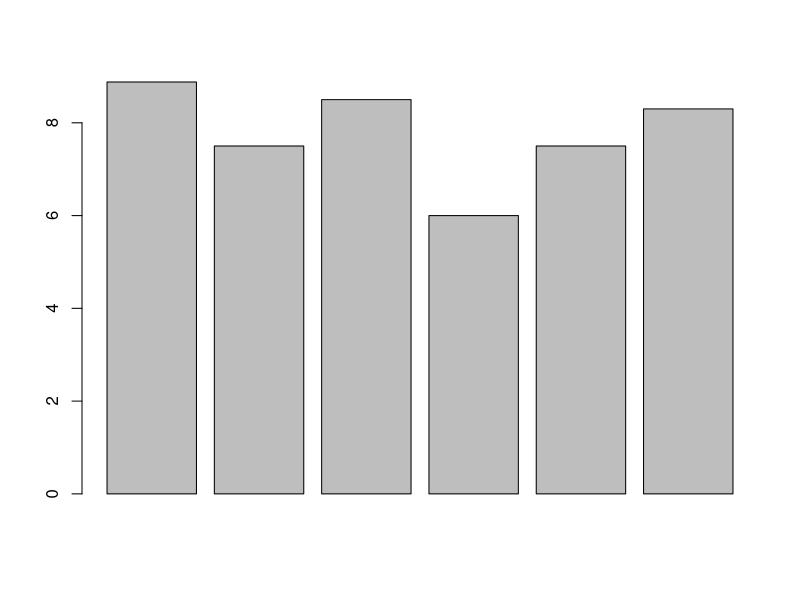
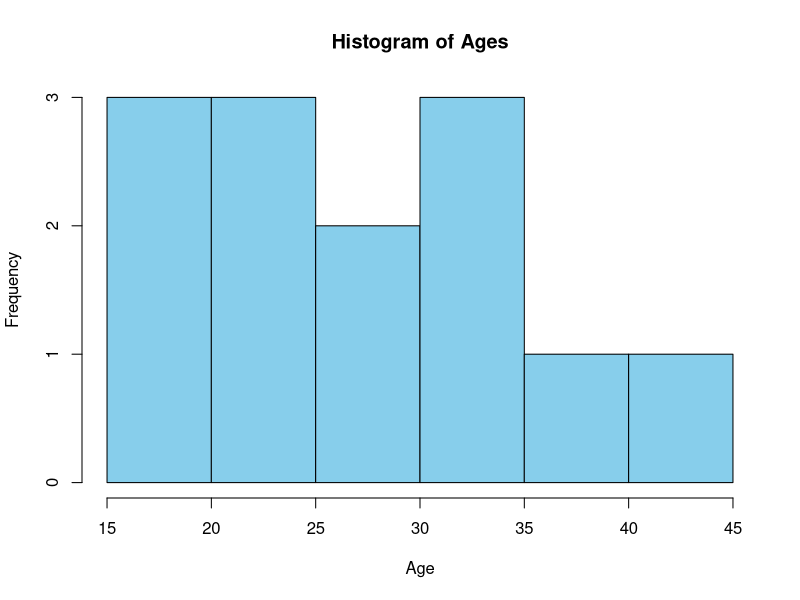

Reproduce these figures in R, in order.
DataFrame = data.frame(
  Sno = c(1:4),
  names = c("Aashish", "Preeti", "Aarav", "Kenish"),
  age = c(22, 20, 5, 1)
)
DataFrame

classData = data.frame(
  Sno = c(1:6),
  name = c("Aashish", "Nandani", "Sai", "Nair", "Kishor", "Lahri"),
  pinNo = c(571, 572, 573, 574, 575, 576),
  gpa = c(8.88, 7.5, 8.5, 6.0, 7.5, 8.3)
)
classData
barplot(classData$gpa)
print(mean(classData$gpa))
summary(classData)
classData[3]
classData[["name"]]
length(classData)

examData = data.frame(
  Sno = c(1:6),
  name = c("Aashish", "Nandani", "Sai", "Nair", "Kishor", "Lahri"),
  pinNo = c(571, 572, 573, 574, 575, 576),
  mid1 = c(26, 28, 30, 20, 27, 29),
  mid2 = c(27, 22, 30, 23, 29, 29),
  finalGPA = c(8.88, 7.5, 8.5, 6.0, 7.5, 8.3)
)
examData
summary(examData)

classData = data.frame(
  Sno = c(1:6),
  name = c("Aashish", "Sai", "Nandu", "Nair", "Kishor", "Lahri"),
  pinNo = c(571, 573, 572, 574, 575, 576),
  gpa = c(8.88, 8.5, 8.0, 6.0, 7.5, 8.3)
)
summary(classData)
classData[2]
classData[["pinNo"]]
classData$gpa
classData.rowNamesDF = c(15:25)
classData

# rbind() & cbind() function in R
examDataAdd = data.frame(
  Sno = c(7, 8, 9),
  name = c("Dipesh", "Sagar", "Roshan"),
  pinNo = c(586, 5131, 5132),
  gpa = c(7.5, 8, 8.5)
)
classData = rbind(classData, examDataAdd)
examDataAdd
classData
dim(classData)
#New Data for cbind
df1 = data.frame(
  id = c(1, 2, 3),
  name = c("Aashish", "Kanxu", "Sonu")
)
df2 = data.frame(
  age = c(22, 20 ,20)
)
totalData = cbind(df1, df2)
totalData

totalData = totalData[-c(1), -c(1)]
totalData
dim(totalData)

# Sample ages data
ages <- c(22, 35, 18, 42, 27, 19, 31, 28, 25, 38, 22, 35, 18)
# Create histogram
hist(ages, main = "Histogram of Ages", xlab = "Age", ylab = "Frequency", col = "skyblue", border = "black")


wd = getwd()
print(wd)